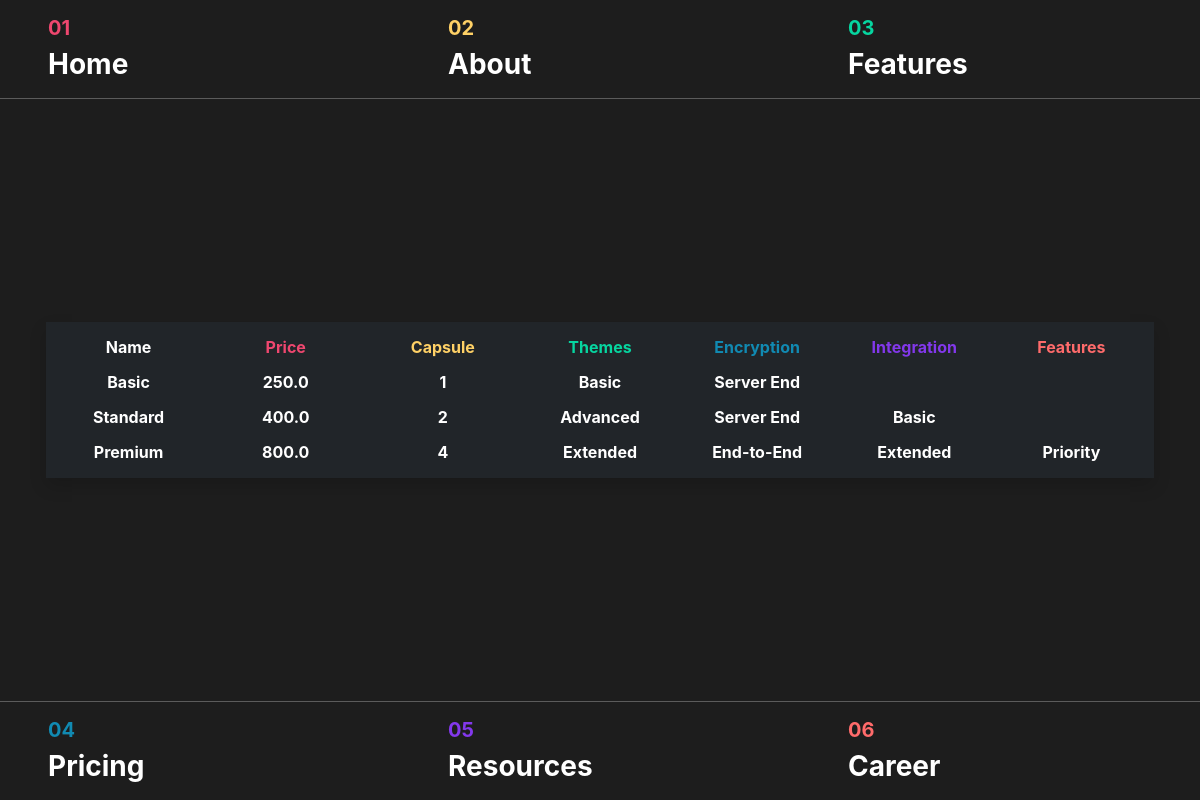
Page /pages/admin-dashboard.php on the committed database.
### tables this page shows
CREATE TABLE `products` (
  `item_id` int NOT NULL,
  `item_name` varchar(30) NOT NULL,
  `price` decimal(10,1) DEFAULT NULL,
  `capsule` int DEFAULT NULL,
  `themes` enum('Basic','Advanced','Extended') DEFAULT NULL,
  `encryption` enum('Server End','End-to-End') DEFAULT NULL,
  `integration` enum('Basic','Advanced','Extended') DEFAULT NULL,
  `newFeatures` enum('Priority') DEFAULT NULL
);

### src/pages/admin-dashboard.php (the view, shortened to what this page needs)
<?php
$conn = mysqli_connect('db', 'root', '', 'my_online_store');
$products = $profiles = array();
$sql_products = "SELECT * FROM `products`";
$rs = mysqli_query($conn, $sql_products);
while ($row = mysqli_fetch_assoc($rs)) {
  $products[] = $row;
}
?>
<!DOCTYPE html>
<html>
<head>
  <link href="../style.css" rel="stylesheet">
  <link href="https://cdn.jsdelivr.net/npm/bootstrap@5.3.3/dist/css/bootstrap.min.css" rel="stylesheet">
</head>
<body>
  <div class="container-fluid position-fixed top-0">
    <div class="row ng-bg-black ng-border-bottom">
      <div class="col px-5 py-3">
        <h5 class="ng-text-red fw-bold">01</h5>
        <a href="../index.php#main-content" class="h3 text-white fw-bold home-nav" id="home-nav">Home</a>
      </div>
      <div class="col px-5 py-3">
        <h5 class="ng-text-yellow fw-bold">02</h5>
        <a href="../index.php#about-content" class="h3 text-white fw-bold about-nav" id="about-nav">About</a>
      </div>
      <div class="col px-5 py-3">
        <h5 class="ng-text-green fw-bold">03</h5>
        <a href="../index.php#features-content" class="h3 text-white fw-bold features-nav" id="features-nav">Features</a>
      </div>
    </div>
  </div>
  <div class="container-fluid position-fixed bottom-0">
    <div class="row ng-bg-black ng-border-top">
      <div class="col px-5 py-3">
        <h5 class="ng-text-blue fw-bold">04</h5>
        <a href="./pages/pricing.php" class="h3 text-white fw-bold pricing-nav" id="pricing-nav">Pricing</a>
      </div>
      <div class="col px-5 py-3">
        <h5 class="ng-text-purple fw-bold">05</h5>
        <a href="../index.php#resources-content" class="h3 text-white fw-bold resources-nav" id="resources-nav">Resources</a>
      </div>
      <div class="col px-5 py-3">
        <h5 class="ng-text-orange fw-bold">06</h5>
        <a href="../index.php#main-content" class="h3 text-white fw-bold career-nav" id="career-nav">Career</a>
      </div>
    </div>
  </div>
  <div class="container-fluid min-vh-100 d-flex justify-content-center align-items-center ng-bg-black text-white">
    <div class="row container-xl g-3">
      <div class="col-12">
        <div class="bg-dark shadow p-3">
          <div class="row text-center">
            <div class="col">
              <h6 class="fw-bold mb-0">Name</h6>
            </div>
            <div class="col">
              <h6 class="fw-bold mb-0 ng-text-red">Price</h6>
            </div>
            <div class="col">
              <h6 class="fw-bold mb-0 ng-text-yellow">Capsule</h6>
            </div>
            <div class="col">
              <h6 class="fw-bold mb-0 ng-text-green">Themes</h6>
            </div>
            <div class="col">
              <h6 class="fw-bold mb-0 ng-text-blue">Encryption</h6>
            </div>
            <div class="col">
              <h6 class="fw-bold mb-0 ng-text-purple">Integration</h6>
            </div>
            <div class="col">
              <h6 class="fw-bold mb-0 ng-text-orange">Features</h6>
            </div>
          </div>
          <?php
          foreach ($products as $product) {
            echo
            '<div class="row mt-3 text-center">
              <h1 class="col h6 fw-bold mb-0">' .
              $product['item_name'] .
              '</h1>
              <h1 class="col h6 fw-bold mb-0">' .
              $product['price'] .
              '</h1>
              <h1 class="col h6 fw-bold mb-0">' .
              $product['capsule'] .
              '</h1>
              <h1 class="col h6 fw-bold mb-0">' .
              $product['themes'] .
              '</h1>
              <h1 class="col h6 fw-bold mb-0">' .
              $product['encryption'] .
              '</h1>
              <h1 class="col h6 fw-bold mb-0">' .
              $product['integration'] .
              '</h1>
              <h1 class="col h6 fw-bold mb-0">' .
              $product['newFeatures'] .
              '</h1>
            </div>';
          }
          ?>
        </div>
      </div>
</body>
</html>

### src/style.css (style rules this page uses)
* { margin: 0; padding: 0; box-sizing: border-box; font-family: 'Inter', sans-serif; font-size: 16px; font-weight: 400; line-height: 1.5; }
.ng-text-red { color: #EF476F; }
.ng-text-yellow { color: #FFD166; }
.ng-text-green { color: #06D6A0; }
.ng-text-blue { color: #118AB2; }
.ng-text-purple { color: #8338EC; }
.ng-text-orange { color: #FF6B6B; }
.ng-bg-black { background-color: #1D1D1D; }
.ng-border-bottom { border-bottom: 1px solid #5b5b5b; }
.ng-border-top { border-top: 1px solid #5b5b5b; }
.home-nav { text-decoration: none; text-decoration-color: #EF476F; transition: all 0.3s ease; }
.about-nav { text-decoration: none; text-decoration-color: #FFD166; transition: all 0.3s ease; }
.features-nav { text-decoration: none; text-decoration-color: #06D6A0; transition: all 0.3s ease; }
.pricing-nav { text-decoration: none; text-decoration-color: #118AB2; transition: all 0.3s ease; }
.resources-nav { text-decoration: none; text-decoration-color: #8338EC; transition: all 0.3s ease; }
.career-nav { text-decoration: none; text-decoration-color: #FF6B6B; transition: all 0.3s ease; }

### rows in the picture
products: item_name "Basic", price "250.0", capsule "1", themes "Basic", encryption "Server End"
products: item_name "Standard", price "400.0", capsule "2", themes "Advanced", encryption "Server End", integration "Basic"
products: item_name "Premium", price "800.0", capsule "4", themes "Extended", encryption "End-to-End", integration "Extended", newFeatures "Priority"
